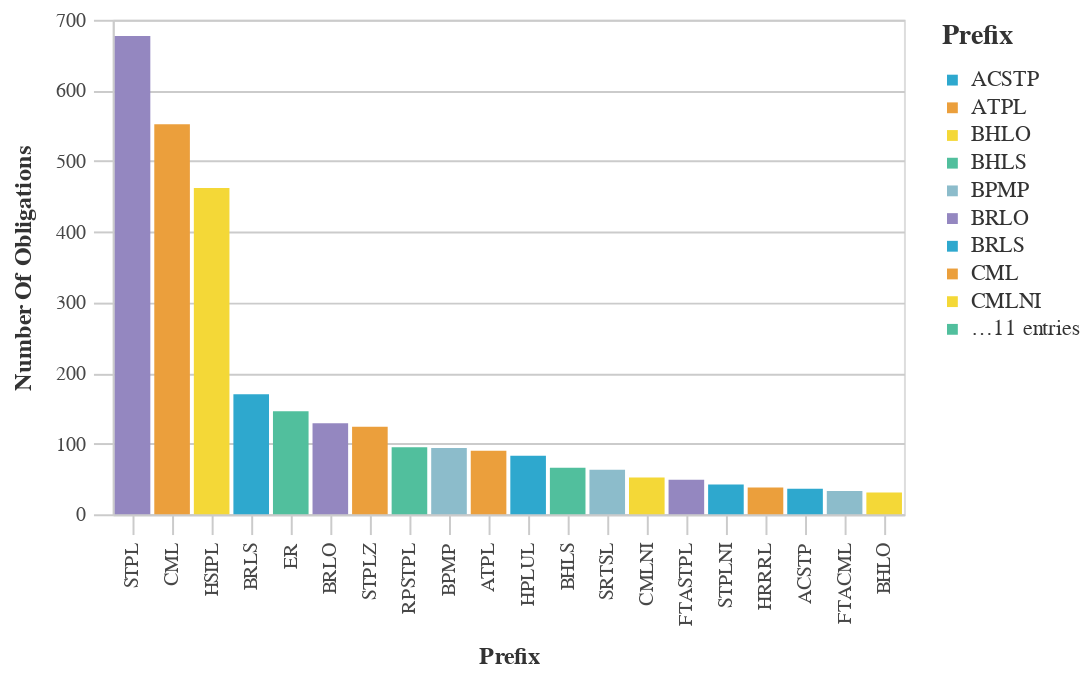

Notebook code cell kept with this figure:
### Code cell
#Bar chart with the Most Used Prefix Counts
chart_df = (df_top>>filter(_.variable=='prefix')).rename(columns={"value":"Prefix",
                                 "count":"Number of Obligations"})
chart9= (_dla_utils.basic_bar_chart_no_save(chart_df, 'Prefix', 'Number of Obligations', 'Prefix', district))
    
display(HTML("<h4><strong>Most Used Prefix Codes</strong></h4>"))
display(chart9)

### Figure 1 — Vega-Lite specification as saved in the notebook (floating-point values rounded to 4 significant figures)
{"config": {"view": {"continuousWidth": 400, "continuousHeight": 300}, "axis": {"domainColor": "#cbcbcb", "grid": true, "gridColor": "#cbcbcb", "gridWidth": 1, "labelColor": "#474747", "labelFont": "Nunito Sans", "labelFontSize": 10, "labelPadding": 4, "tickColor": "#cbcbcb", "tickSize": 10, "titleColor": "#333", "titleFont": "Raleway", "titleFontSize": 12, "titlePadding": 10}, "axisBand": {"grid": false}, "background": "white", "font": "Raleway", "header": {"labelFont": "Nunito Sans", "titleFont": "Raleway"}, "legend": {"labelColor": "#333", "labelFont": "Nunito Sans", "labelFontSize": 11, "labelLimit": 0, "padding": 1, "symbolSize": 30, "symbolType": "square", "titleColor": "#333", "titleFont": "Raleway", "titleFontSize": 14, "titlePadding": 10}, "title": {"anchor": "middle", "font": "Raleway", "fontSize": 18, "fontWeight": 300, "offset": 20}}, "data": {"name": "data-a5abee76ffa0287b905e6f42d28779a8"}, "mark": "bar", "encoding": {"color": {"field": "Prefix", "legend": {"symbolLimit": 10, "title": "Prefix"}, "scale": {"range": ["#2EA8CE", "#EB9F3C", "#F4D837", "#51BF9D", "#8CBCCB", "#9487C0"]}, "type": "nominal"}, "tooltip": [{"field": "Prefix", "type": "nominal"}, {"field": "Number of Obligations", "type": "quantitative"}], "x": {"field": "Prefix", "sort": "-y", "title": "Prefix", "type": "nominal"}, "y": {"field": "Number of Obligations", "title": "Number Of Obligations", "type": "quantitative"}}, "height": 250, "width": 400, "$schema": "https://vega.github.io/schema/vega-lite/v4.17.0.json", "datasets": {"data-a5abee76ffa0287b905e6f42d28779a8": [{"Prefix": "STPL", "Number of Obligations": 677, "variable": "prefix"}, {"Prefix": "CML", "Number of Obligations": 552, "variable": "prefix"}, {"Prefix": "HSIPL", "Number of Obligations": 462, "variable": "prefix"}, {"Prefix": "BRLS", "Number of Obligations": 170, "variable": "prefix"}, {"Prefix": "ER", "Number of Obligations": 146, "variable": "prefix"}, {"Prefix": "BRLO", "Number of Obligations": 129, "variable": "prefix"}, {"Prefix": "STPLZ", "Number of Obligations": 124, "variable": "prefix"}, {"Prefix": "RPSTPL", "Number of Obligations": 95, "variable": "prefix"}, {"Prefix": "BPMP", "Number of Obligations": 94, "variable": "prefix"}, {"Prefix": "ATPL", "Number of Obligations": 90, "variable": "prefix"}, {"Prefix": "HPLUL", "Number of Obligations": 83, "variable": "prefix"}, {"Prefix": "BHLS", "Number of Obligations": 66, "variable": "prefix"}, {"Prefix": "SRTSL", "Number of Obligations": 63, "variable": "prefix"}, {"Prefix": "CMLNI", "Number of Obligations": 52, "variable": "prefix"}, {"Prefix": "FTASTPL", "Number of Obligations": 49, "variable": "prefix"}, {"Prefix": "STPLNI", "Number of Obligations": 42, "variable": "prefix"}, {"Prefix": "HRRRL", "Number of Obligations": 38, "variable": "prefix"}, {"Prefix": "ACSTP", "Number of Obligations": 36, "variable": "prefix"}, {"Prefix": "FTACML", "Number of Obligations": 33, "variable": "prefix"}, {"Prefix": "BHLO", "Number of Obligations": 31, "variable": "prefix"}]}}
